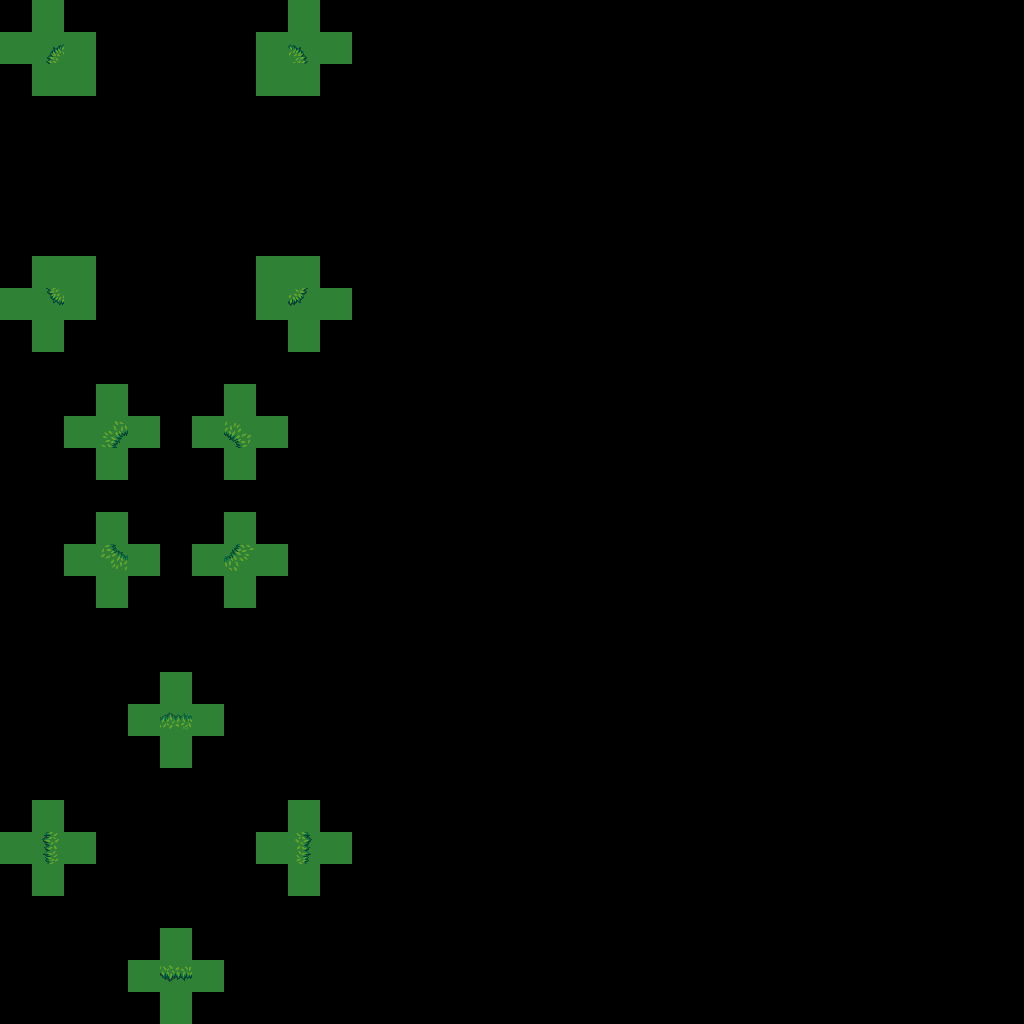

This game map was drawn from its Tiled (.tmx) file and the tilesets committed beside it. A one-line description and the trimmed map source follow:
An orthogonal 32x32 tile map with 32x32 px tiles, 5 tile layers (regions_input, inputnot_ground, input_ground, regions_output, ...).

<map version="1.4" tiledversion="1.4.2" orientation="orthogonal" renderorder="right-down" width="32" height="32" tilewidth="32" tileheight="32" infinite="0" nextlayerid="8" nextobjectid="1">
 <properties>
  <property name="DeleteTiles" type="bool" value="true" />
  <property name="NoOverlappingRules" type="bool" value="false" />
  <property name="OverflowBorder" type="bool" value="true" />
 </properties>
 <tileset firstgid="1" source="../grass.tsx" />
 <layer id="1" name="regions_input" width="32" height="32" opacity="0.24">
  <data>[1024 cells, 64 non-empty, 1 distinct tile ids]</data>
 </layer>
 <layer id="5" name="inputnot_ground" width="32" height="32">
  <data>[1024 cells, 48 non-empty, 1 distinct tile ids]</data>
 </layer>
 <layer id="4" name="input_ground" width="32" height="32">
  <data>[1024 cells, 16 non-empty, 1 distinct tile ids]</data>
 </layer>
 <layer id="2" name="regions_output" width="32" height="32" opacity="0.47">
  <data>[1024 cells, 12 non-empty, 1 distinct tile ids]</data>
 </layer>
 <layer id="3" name="output_edges" width="32" height="32">
  <data>[1024 cells, 12 non-empty, 12 distinct tile ids]</data>
 </layer>
</map>
